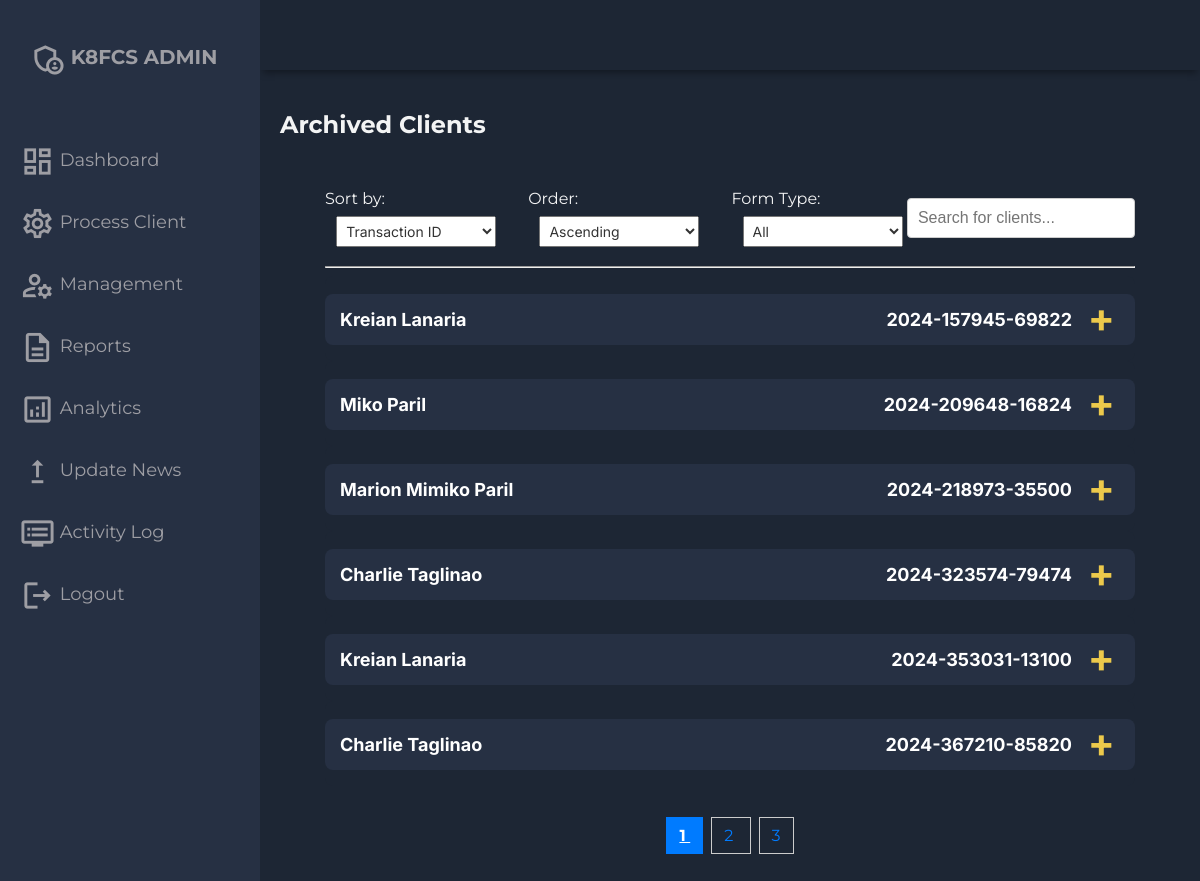
/adminside/archives.php (signed in), run on the app's committed database.
### tables this page shows
CREATE TABLE `appointments` (
  `id` int(11) NOT NULL,
  `clientname` varchar(255) DEFAULT NULL,
  `transaction_id` varchar(255) DEFAULT NULL,
  `email` varchar(255) DEFAULT NULL,
  `status` varchar(255) NOT NULL DEFAULT 'Processing',
  `decline_at` varchar(155) DEFAULT NULL,
  `recieve_at` timestamp NULL DEFAULT current_timestamp(),
  `approve_at` timestamp NULL DEFAULT NULL,
  `accepted_at` timestamp NULL DEFAULT NULL,
  `form_type` varchar(50) DEFAULT NULL,
  `payment_description` varchar(255) DEFAULT NULL,
  `amount` decimal(10,2) DEFAULT NULL,
  `archived` tinyint(1) DEFAULT 0,
  `paid` int(1) DEFAULT NULL,
  `bank_partner` varchar(255) DEFAULT NULL,
  `remarks` varchar(255) DEFAULT NULL,
  `appointment_date` date DEFAULT NULL,
  `appointment_time` time DEFAULT NULL,
  `term` varchar(50) DEFAULT NULL,
  `amount_finance` decimal(10,2) DEFAULT NULL,
  `maturity` date DEFAULT NULL,
  `check_release` date DEFAULT NULL,
  `mark_as_read` int(255) DEFAULT NULL
);

### adminside/archives.php (the view, shortened to what this page needs)
<?php
include '../settings/config.php';
$limit = 6;
$page = isset($_GET['page']) ? (int) $_GET['page'] : 1;
$offset = ($page - 1) * $limit;
$sort = isset($_GET['sort']) ? $_GET['sort'] : 'transaction_id';
$order = isset($_GET['order']) ? $_GET['order'] : 'ASC';
$form_type = isset($_GET['form_type']) ? $_GET['form_type'] : '';
$query .= " ORDER BY a.$sort $order LIMIT ? OFFSET ?";
$stmt = $conn->prepare($query);
if ($form_type) {
    $stmt->bind_param("sii", $form_type, $limit, $offset);
} else {
    $stmt->bind_param("ii", $limit, $offset);
}
$stmt->execute();
$result = $stmt->get_result();
$all_client_details = [];
while ($row = $result->fetch_assoc()) {
    $all_client_details[] = $row;
}
$query_count = "SELECT COUNT(*) as total FROM appointments WHERE status IN ('Approved','Declined') AND archived = 1";
$result_count = $conn->query($query_count);
$total_count = $result_count->fetch_assoc()['total'];
$client_details = $all_client_details;
?>
<!DOCTYPE html>
<html lang="en">
<head>
    <link rel="stylesheet" href="assets/css/style.css">
    <link rel="stylesheet" href="https://cdnjs.cloudflare.com/ajax/libs/font-awesome/5.15.4/css/all.min.css">
</head>
<body>
    <div class="grid-container">
        <?php include 'required/header.php'; ?>
        <?php include 'required/sidebar.php'; ?>
        <main class="main-container">
            <div class="main-title">
                <h2>Archived Clients</h2>
            </div>
            <div class="container" id="details-container">
                <div id="archive-header-actions-container">
                    <div class="sort-options">
                        <div id="accepted-sort-by-container">
                            <form method="get" action="">
                                <label for="sort">Sort by:</label> <br>
                                <select class="accepted-sort-options" name="sort" id="accepted-sort"
                                    onchange="this.form.submit()">
                                    <option value="transaction_id" <?php if ($sort == 'transaction_id')
                                        echo 'selected'; ?>>Transaction ID</option>
                                </select>
                        </div>
                        <div id="accepted-sort-by-container">
                            <label for="order">Order:</label> <br>
                            <select class="accepted-sort-options" name="order" id="accepted-order"
                                onchange="this.form.submit()">
                                <option value="ASC" <?php if ($order == 'ASC')
                                    echo 'selected'; ?>>Ascending</option>
                            </select>
                        </div>
                        <form method="get" action="">
                            <div id="accepted-sort-form-type-container">
                                <label for="form_type">Form Type:</label> <br>
                                <select class="accepted-sort-options" name="form_type" id="accepted-form_type"
                                    onchange="this.form.submit()">
                                    <option value="" <?php if ($form_type == '')
                                        echo 'selected'; ?>>All</option>
                                </select>
                            </div>
                        </form>
                    </div>
                    <div class="search-container">
                        <br>
                        <input type="text" id="search-input" onkeyup="filterClients()"
                            placeholder="Search for clients...">
                    </div>
                </div>
                <hr>
                <div class="submission-info">
                    <?php if (empty($client_details)): ?>
                        <p style="color:white;">No Existing Appointments in the Archive</p>
                    <?php else: ?>
                        <?php foreach ($client_details as $client): ?>
                            <div class="info-card">
                                <h3 class="card-title" onclick="toggleCardContent(this)" style="display: flex; justify-content: space-between;">
                                    <span id="client-name-archives"><?php echo htmlspecialchars($client['clientname']); ?></span>
                                    <span id="transaction-id-archives" style="padding-right: 3rem;"><?php echo htmlspecialchars($client['transaction_id']); ?></span>
                                </h3>
                            </div>
                        <?php endforeach; ?>
                    <?php endif; ?>
                </div>
                <div class="pagination" id="archives-pagination">
                    <?php
                    $total_pages = ceil($total_count / $limit);
                    for ($i = 1; $i <= $total_pages; $i++): ?>
                        <a href="?page=<?php echo $i; ?>" class="<?php echo ($i === $page) ? 'active' : ''; ?>">
                            <?php echo $i; ?>
                        </a>
                    <?php endfor; ?>
                </div>
            </div>
        </main>
    </div>
</body>
</html>

### adminside/assets/css/style.css (style rules this page uses)
body { margin: 0; padding: 0; background-color: #1d2634; color: #9e9ea4; font-family:'Montserrat', sans-serif; }
.grid-container { display: grid; grid-template-columns: 260px 1fr 1fr 1fr; grid-template-rows: 0.2fr 3fr; grid-template-areas: 'sidebar header header header' 'sidebar main main main'; height: 100vh; }
.main-container { grid-area: main; overflow-y: auto; padding: 20px 20px; color: rgba(255, 255, 255, 0.95); }
.main-title { display: flex; justify-content: space-between; }
.container { width: 90%; margin: 0 auto; background-color: transparent; padding: 20px; }
.info-card { background-color: #1d2634; border-radius: 8px; position: relative; overflow: hidden; }
.card-title { padding: 15px; color: #fff; cursor: pointer; display: flex; justify-content: space-between; align-items: center; font-size: 18px; background-color: #263043; border-radius: 8px; margin-bottom: 1rem; position: relative; font-family: 'Inter'; }
.card-title::after { content: '\002B'; color: #ecc94b; font-weight: bold; font-size: 40px; position: absolute; right: 20px; top: 45%; transform: translateY(-50%); transition: transform 0.4s; }
.pagination { margin: 20px 0; text-align: center; }
.pagination a { padding: 8px 12px; margin: 0 4px; text-decoration: none; border: 1px solid #ccc; color: #333; }
.pagination a.active { background-color: #007BFF; color: white; border: 1px solid #007BFF; }
.search-container { position: relative; text-align: right; margin-bottom: 20px; }
#search-input { padding: 10px; width: 90%; border: 1px solid #ccc; border-radius: 4px; font-size: 16px; }
.pagination { margin: 20px 0; }
.pagination a { padding: 8px 12px; margin: 0 4px; text-decoration: none; color: #007bff; }
.pagination a.active { font-weight: bold; text-decoration: underline; }
.pending-sort-options, .accepted-sort-options, .approve-payment-sort-options, #select-role { padding: 5px; font-size: 14px; color: #333; margin-top: 0.5rem; }
.sort-options { display: flex; gap: 2rem; }
#pending-sort, #pending-form_type, #pending-order, #accepted-sort, #accepted-order, #accepted-form_type, #approve-payment-sort, #approve-payment-order, #approve-payment-form_type, .custom-select { margin-left: 0.7rem; font-family: 'Inter'; width: 10rem; }
#archives-pagination { margin-top: 2.5rem; }
#archive-header-actions-container { display: flex; justify-content: space-between; align-items: center; flex-wrap: wrap; }

### data on the page
appointments: clientname "Kreian Lanaria", transaction "2024-157945-69822"
appointments: clientname "Miko Paril", transaction "2024-209648-16824"
appointments: clientname "Marion Mimiko Paril", transaction "2024-218973-35500"
appointments: clientname "Charlie Taglinao", transaction "2024-323574-79474"
appointments: clientname "Kreian Lanaria", transaction "2024-353031-13100"
appointments: clientname "Charlie Taglinao", transaction "2024-367210-85820"
